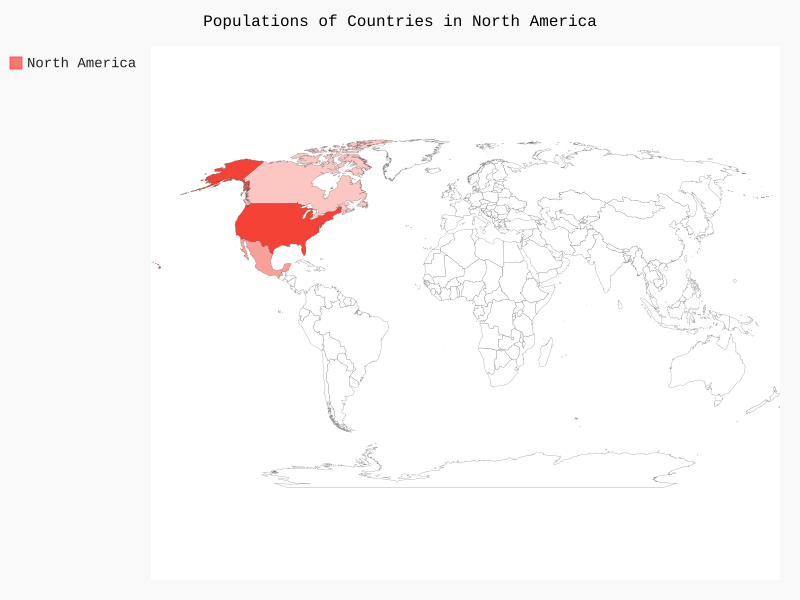

Source code (Python):
import pygal.maps.world
#wm = pygal.Worldmap() 已作废
wm = pygal.maps.world.World()
wm.title = 'Populations of Countries in North America'
wm.add('North America', {'ca': 34126000, 'us': 309349000, 'mx': 113423000})
wm.render_to_file('na_populations.svg')
